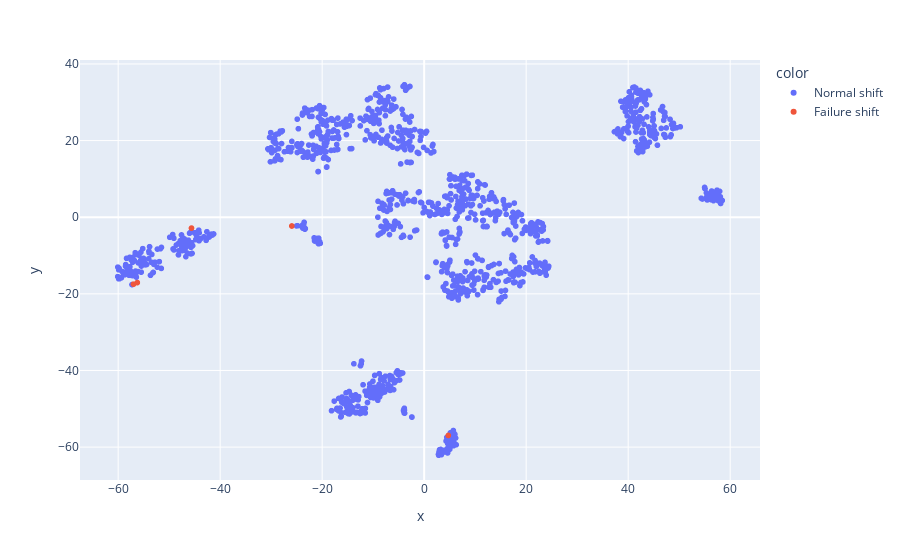

Source (notebook cell):
### Code cell
machine = 'WOS___175L'
start_date = datetime.strptime('2021-02-11T07:00:00Z', '%Y-%m-%dT%H:%M:%SZ').replace(tzinfo=timezone.utc)
end_date = datetime.strptime('2021-02-11T13:00:00Z', '%Y-%m-%dT%H:%M:%SZ').replace(tzinfo=timezone.utc)

data = pd.read_csv(os.path.join(DATA_PATH, machine+'_norm.csv'), parse_dates=['time'])

selected_times = data[(data['time'] > start_date) & (data['time'] < end_date)]['time']

df = data.copy()
method = 'tsne'

df['color'] = df.apply(
    lambda row: 'Failure shift' if row['time'] in list(selected_times) else 'Normal shift',
    axis=1
)

X = df.drop(columns=['time', 'color'])

if method == 'tsne':
    X_embedded = TSNE(
        n_components=2,
        random_state=RANDOM_STATE
    ).fit_transform(X)
    X_embedded = pd.DataFrame(X_embedded)
    df['x'] = X_embedded[0]
    df['y'] = X_embedded[1]
elif method=='pca':
    pca = PCA(n_components=2).fit_transform(X.values)
    df['x'] = pca[:,0]
    df['y'] = pca[:,1]
fig = px.scatter(df, x='x', y='y', color='color', hover_name='time')
fig.show()

### Figure 1 — Plotly figure (JSON) as saved in the notebook; plotly's stock layout.template omitted (floating-point values rounded to 4 significant figures; data arrays with more than 128 entries replaced by an {"elided": "..."} marker saying what was removed)
{"data": [{"hovertemplate": "<b>%{hovertext}</b><br><br>color=Normal shift<br>x=%{x}<br>y=%{y}<extra></extra>", "hovertext": {"elided": "1159 str values"}, "legendgroup": "Normal shift", "marker": {"color": "#636efa", "symbol": "circle"}, "mode": "markers", "name": "Normal shift", "showlegend": true, "type": "scattergl", "x": {"elided": "1159 float values"}, "xaxis": "x", "y": {"elided": "1159 float values"}, "yaxis": "y"}, {"hovertemplate": "<b>%{hovertext}</b><br><br>color=Failure shift<br>x=%{x}<br>y=%{y}<extra></extra>", "hovertext": ["2021-02-11T08:00:00+00:00", "2021-02-11T09:00:00+00:00", "2021-02-11T10:00:00+00:00", "2021-02-11T11:00:00+00:00", "2021-02-11T12:00:00+00:00"], "legendgroup": "Failure shift", "marker": {"color": "#EF553B", "symbol": "circle"}, "mode": "markers", "name": "Failure shift", "showlegend": true, "type": "scattergl", "x": [-25.95, -56.25, -57.0, -45.62, 4.733], "xaxis": "x", "y": [-2.29, -17.07, -17.47, -2.839, -56.96], "yaxis": "y"}], "layout": {"legend": {"title": {"text": "color"}, "tracegroupgap": 0}, "margin": {"t": 60}, "xaxis": {"anchor": "y", "domain": [0, 1], "title": {"text": "x"}}, "yaxis": {"anchor": "x", "domain": [0, 1], "title": {"text": "y"}}}}
